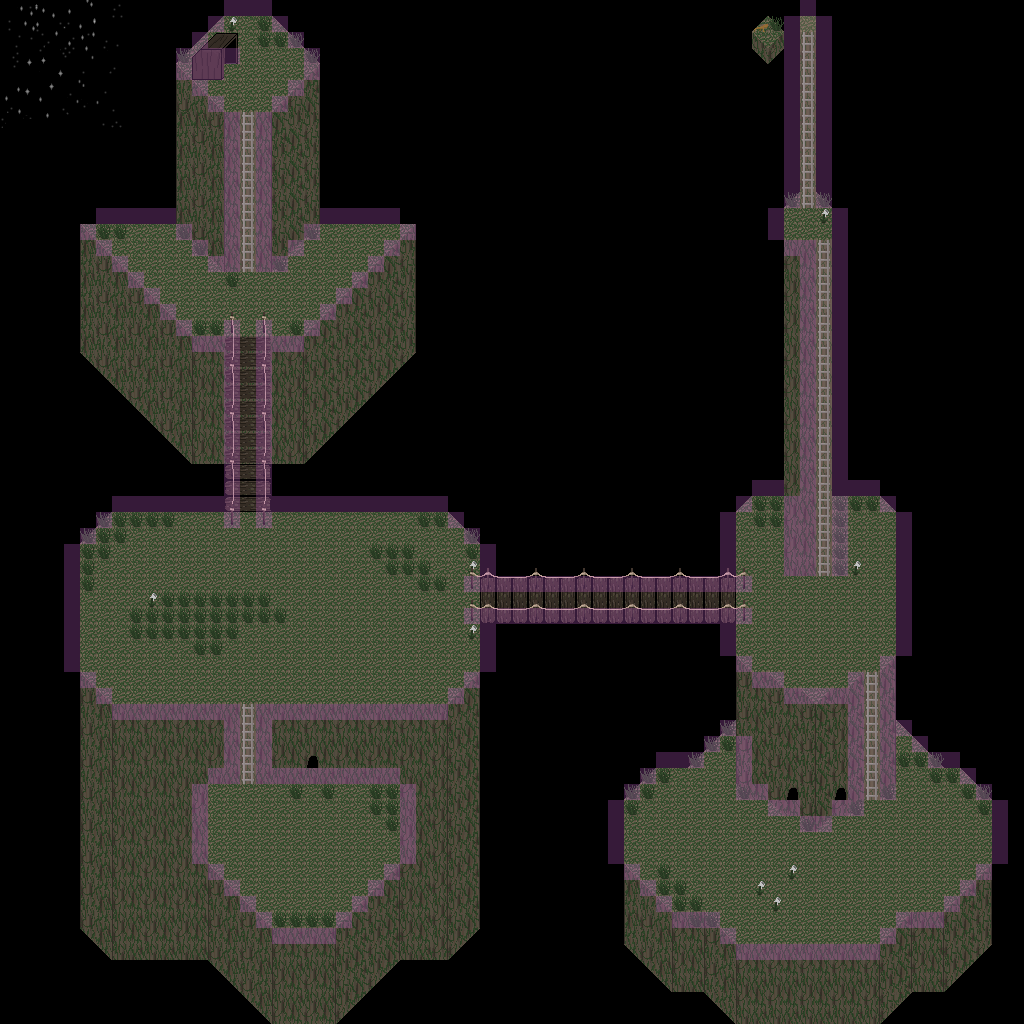

This game map was drawn from its Tiled (.tmx) file and the tilesets committed beside it. A one-line description and the trimmed map source follow:
An orthogonal 64x64 tile map with 16x16 px tiles, 7 tile layers (cliff, floor, outline, props, ...), 3 tilesets, 1 image layer and 14 objects.

<map version="1.10" tiledversion="1.11.0" orientation="orthogonal" renderorder="right-down" width="64" height="64" tilewidth="16" tileheight="16" infinite="0" nextlayerid="10" nextobjectid="15">
 <properties>
  <property name="default_pos" value="19,48" />
  <property name="music" value="res/audio/music/oliver.ogg" />
  <property name="tint" value="0,0,0,127" />
 </properties>
 <tileset firstgid="1" source="tilesets/overgrown_towers.tsx" />
 <tileset firstgid="73" source="entity/lizard.tsx" />
 <tileset firstgid="81" source="entity/lamppost.tsx" />
 <imagelayer id="9" name="stars">
  <image source="../textures/image/stars2.png" width="128" height="128" />
  <properties>
   <property name="delay_x" type="int" value="8" />
   <property name="delay_y" type="int" value="8" />
   <property name="height" type="int" value="0" />
   <property name="looping" type="bool" value="true" />
   <property name="parallax_x" type="int" value="4" />
   <property name="parallax_y" type="int" value="4" />
   <property name="scroll_x" type="int" value="0" />
   <property name="scroll_y" type="int" value="0" />
  </properties>
 </imagelayer>
 <layer id="2" name="cliff" width="64" height="64">
  <data>[4096 cells, 943 non-empty, 20 distinct tile ids]</data>
 </layer>
 <layer id="1" name="floor" width="64" height="64">
  <data>[4096 cells, 934 non-empty, 11 distinct tile ids]</data>
 </layer>
 <layer id="7" name="outline" width="64" height="64">
  <data>[4096 cells, 225 non-empty, 2 distinct tile ids]</data>
 </layer>
 <layer id="5" name="props" width="64" height="64">
  <data>[4096 cells, 211 non-empty, 25 distinct tile ids]</data>
 </layer>
 <objectgroup id="6" name="entities">
  <object id="1" gid="78" x="768" y="32" width="16" height="16">
   <properties>
    <property name="default_frame" type="int" value="5" />
    <property name="file" value="res/data/entity/npc/lizard.json" />
    <property name="look_frame" type="int" value="7" />
    <property name="walk_behind" type="bool" value="false" />
   </properties>
  </object>
  <object id="2" gid="32" x="304" y="784" width="16" height="16">
   <properties>
    <property name="file" value="res/data/entity/entrances/bump_warp.json" />
    <property name="warp_map" value="metal.tmx" />
    <property name="warp_x" type="int" value="53" />
    <property name="warp_y" type="int" value="14" />
   </properties>
  </object>
  <object id="3" gid="81" x="224" y="48" width="16" height="32">
   <properties>
    <property name="file" value="res/data/entity/particles/sparkler.json" />
   </properties>
  </object>
  <object id="4" gid="81" x="144" y="624" width="16" height="32">
   <properties>
    <property name="file" value="res/data/entity/particles/sparkler.json" />
   </properties>
  </object>
  <object id="5" gid="81" x="464" y="592" width="16" height="32">
   <properties>
    <property name="file" value="res/data/entity/particles/sparkler.json" />
   </properties>
  </object>
  <object id="6" gid="81" x="464" y="656" width="16" height="32">
   <properties>
    <property name="file" value="res/data/entity/particles/sparkler.json" />
   </properties>
  </object>
  <object id="7" gid="81" x="752" y="912" width="16" height="32">
   <properties>
    <property name="file" value="res/data/entity/particles/sparkler.json" />
   </properties>
  </object>
  <object id="8" gid="81" x="848" y="592" width="16" height="32">
   <properties>
    <property name="file" value="res/data/entity/particles/sparkler.json" />
   </properties>
  </object>
  <object id="9" gid="81" x="768" y="928" width="16" height="32">
   <properties>
    <property name="file" value="res/data/entity/particles/sparkler.json" />
   </properties>
  </object>
  <object id="10" gid="81" x="784" y="888" width="16" height="32">
   <properties>
    <property name="file" value="res/data/entity/particles/sparkler.json" />
   </properties>
  </object>
  <object id="11" gid="81" x="816" y="240" width="16" height="32">
   <properties>
    <property name="file" value="res/data/entity/particles/sparkler.json" />
   </properties>
  </object>
  <object id="12" gid="51" x="224" y="80" width="16" height="16">
   <properties>
    <property name="file" value="res/data/entity/entrances/walk_warp.json" />
    <property name="walk_over" type="bool" value="true" />
    <property name="warp_map" value="back_room/back_room_staircase.tmx" />
    <property name="warp_x" type="int" value="39" />
    <property name="warp_y" type="int" value="25" />
   </properties>
  </object>
  <object id="13" gid="32" x="784" y="816" width="16" height="16">
   <properties>
    <property name="file" value="res/data/entity/entrances/bump_warp_nomusic.json" />
    <property name="warp_map" value="overgrown_tower2.tmx" />
    <property name="warp_x" type="int" value="11" />
    <property name="warp_y" type="int" value="15" />
   </properties>
  </object>
  <object id="14" gid="32" x="832" y="816" width="16" height="16">
   <properties>
    <property name="file" value="res/data/entity/entrances/bump_warp_nomusic.json" />
    <property name="warp_map" value="overgrown_tower.tmx" />
    <property name="warp_x" type="int" value="49" />
    <property name="warp_y" type="int" value="50" />
   </properties>
  </object>
 </objectgroup>
 <layer id="4" name="ladders" width="64" height="64">
  <data>[4096 cells, 55 non-empty, 1 distinct tile ids]</data>
 </layer>
 <layer id="8" name="above" width="64" height="64">
  <properties>
   <property name="height" type="int" value="1" />
  </properties>
  <data>[4096 cells, 21 non-empty, 7 distinct tile ids]</data>
 </layer>
 <layer id="3" name="collision" width="64" height="64" opacity="0.25">
  <properties>
   <property name="draw" type="bool" value="false" />
  </properties>
  <data>[4096 cells, 467 non-empty, 2 distinct tile ids]</data>
 </layer>
</map>
